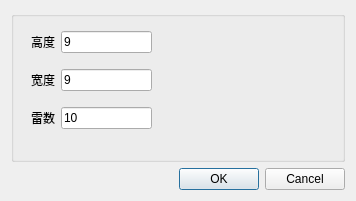
<?xml version="1.0" encoding="UTF-8"?>
<ui version="4.0">
 <class>ConfigDialog</class>
 <widget class="QDialog" name="ConfigDialog">
  <property name="geometry">
   <rect>
    <x>0</x>
    <y>0</y>
    <width>356</width>
    <height>201</height>
   </rect>
  </property>
  <property name="windowTitle">
   <string>Dialog</string>
  </property>
  <layout class="QGridLayout" name="gridLayout">
   <item row="0" column="0">
    <layout class="QVBoxLayout" name="verticalLayout_2">
     <item>
      <widget class="QGroupBox" name="groupBox">
       <property name="title">
        <string/>
       </property>
       <widget class="QWidget" name="">
        <property name="geometry">
         <rect>
          <x>20</x>
          <y>10</y>
          <width>121</width>
          <height>121</height>
         </rect>
        </property>
        <layout class="QVBoxLayout" name="verticalLayout">
         <item>
          <layout class="QHBoxLayout" name="horizontalLayout">
           <item>
            <widget class="QLabel" name="label">
             <property name="text">
              <string>高度</string>
             </property>
            </widget>
           </item>
           <item>
            <widget class="QLineEdit" name="lineEditheight">
             <property name="text">
              <string>9</string>
             </property>
            </widget>
           </item>
          </layout>
         </item>
         <item>
          <layout class="QHBoxLayout" name="horizontalLayout_2">
           <item>
            <widget class="QLabel" name="label_2">
             <property name="text">
              <string>宽度</string>
             </property>
            </widget>
           </item>
           <item>
            <widget class="QLineEdit" name="lineEditwidth">
             <property name="text">
              <string>9</string>
             </property>
            </widget>
           </item>
          </layout>
         </item>
         <item>
          <layout class="QHBoxLayout" name="horizontalLayout_3">
           <item>
            <widget class="QLabel" name="label_3">
             <property name="text">
              <string>雷数</string>
             </property>
            </widget>
           </item>
           <item>
            <widget class="QLineEdit" name="lineEditmines">
             <property name="text">
              <string>10</string>
             </property>
            </widget>
           </item>
          </layout>
         </item>
        </layout>
       </widget>
      </widget>
     </item>
     <item>
      <widget class="QDialogButtonBox" name="buttonBox">
       <property name="orientation">
        <enum>Qt::Horizontal</enum>
       </property>
       <property name="standardButtons">
        <set>QDialogButtonBox::Cancel|QDialogButtonBox::Ok</set>
       </property>
      </widget>
     </item>
    </layout>
   </item>
  </layout>
 </widget>
 <resources/>
 <connections>
  <connection>
   <sender>buttonBox</sender>
   <signal>accepted()</signal>
   <receiver>ConfigDialog</receiver>
   <slot>accept()</slot>
   <hints>
    <hint type="sourcelabel">
     <x>248</x>
     <y>254</y>
    </hint>
    <hint type="destinationlabel">
     <x>157</x>
     <y>274</y>
    </hint>
   </hints>
  </connection>
  <connection>
   <sender>buttonBox</sender>
   <signal>rejected()</signal>
   <receiver>ConfigDialog</receiver>
   <slot>reject()</slot>
   <hints>
    <hint type="sourcelabel">
     <x>316</x>
     <y>260</y>
    </hint>
    <hint type="destinationlabel">
     <x>286</x>
     <y>274</y>
    </hint>
   </hints>
  </connection>
 </connections>
</ui>
